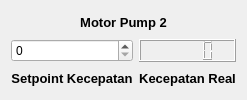
              <widget class="QWidget" name="tab_25">
               <attribute name="title">
                <string>Motor Pump 2</string>
               </attribute>
               <layout class="QGridLayout" name="gridLayout_22">
                <item row="0" column="0" colspan="2">
                 <widget class="QLabel" name="label_84">
                  <property name="sizePolicy">
                   <sizepolicy hsizetype="Minimum" vsizetype="Preferred">
                    <horstretch>0</horstretch>
                    <verstretch>0</verstretch>
                   </sizepolicy>
                  </property>
                  <property name="font">
                   <font>
                    <pointsize>10</pointsize>
                    <bold>true</bold>
                   </font>
                  </property>
                  <property name="text">
                   <string>Motor Pump 2</string>
                  </property>
                  <property name="alignment">
                   <set>Qt::AlignCenter</set>
                  </property>
                 </widget>
                </item>
                <item row="1" column="0">
                 <widget class="QSpinBox" name="setpointMotorPump2"/>
                </item>
                <item row="1" column="1">
                 <widget class="QLCDNumber" name="realMotorPump2"/>
                </item>
                <item row="2" column="0">
                 <widget class="QLabel" name="label_85">
                  <property name="font">
                   <font>
                    <pointsize>10</pointsize>
                    <bold>true</bold>
                   </font>
                  </property>
                  <property name="text">
                   <string>Setpoint Kecepatan</string>
                  </property>
                  <property name="alignment">
                   <set>Qt::AlignCenter</set>
                  </property>
                 </widget>
                </item>
                <item row="2" column="1">
                 <widget class="QLabel" name="label_83">
                  <property name="font">
                   <font>
                    <pointsize>10</pointsize>
                    <bold>true</bold>
                   </font>
                  </property>
                  <property name="text">
                   <string>Kecepatan Real</string>
                  </property>
                  <property name="alignment">
                   <set>Qt::AlignCenter</set>
                  </property>
                 </widget>
                </item>
               </layout>
              </widget>
